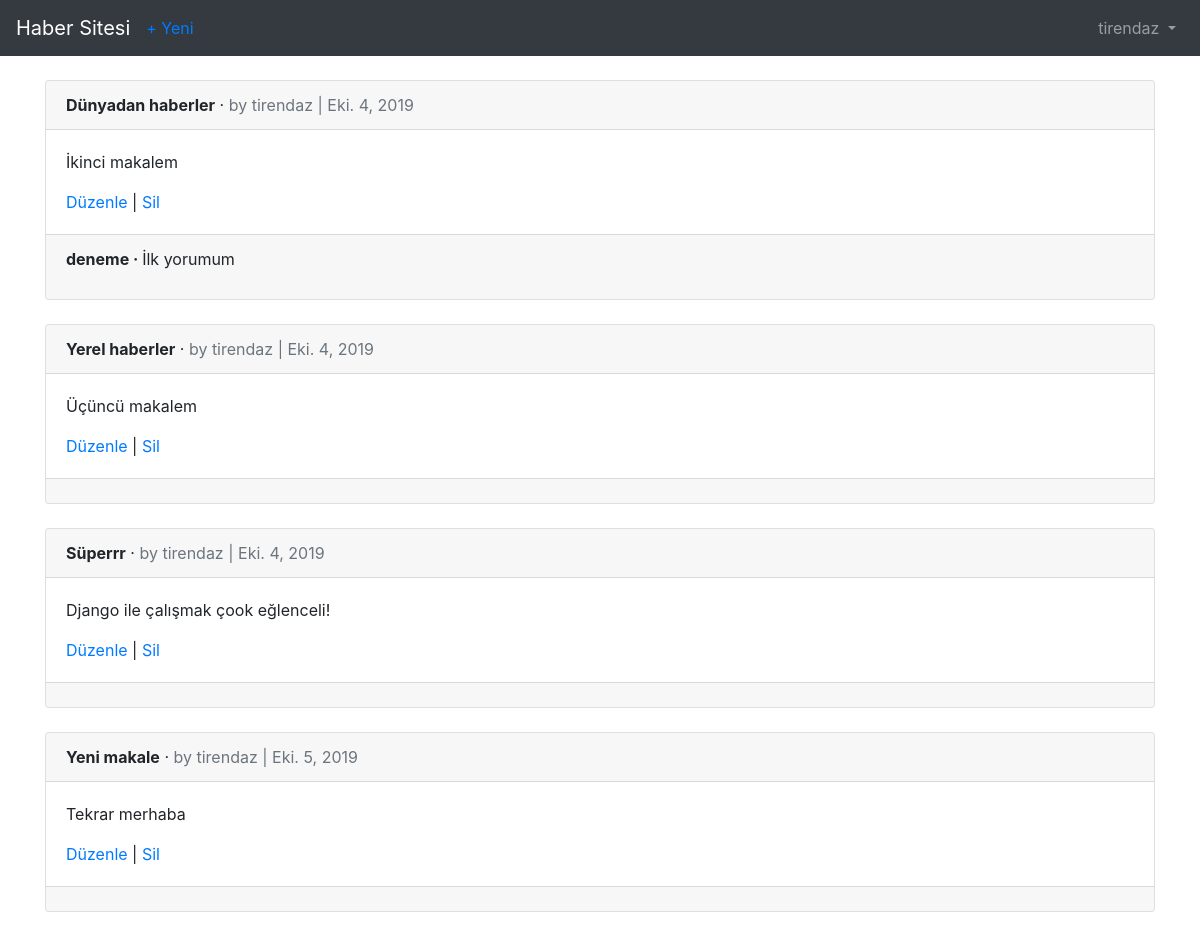
The page /articles/ (signed in) on the database its author committed.
### users/models.py (models this page shows)
class CustomUser (AbstractUser):
    age=models.PositiveIntegerField( null=True, blank=True)

### articles/models.py (models this page shows, shortened)
class Article(models.Model):
    title = models.CharField(max_length=250, verbose_name='Başlık')
    body = models.TextField(verbose_name='Metin')
    date= models.DateField( auto_now_add=True, verbose_name='Tarih')
    author= models.ForeignKey(get_user_model(), on_delete=models.CASCADE,
        verbose_name='Yazar')

class Comment(models.Model):
    article=models.ForeignKey(Article,
                              verbose_name=("Makale"),
                              on_delete=models.CASCADE,
                              related_name='comments')
    comment=models.CharField(max_length=160, verbose_name=("Yorum") )
    author= models.ForeignKey(get_user_model(), verbose_name=("Yazar"), on_delete=models.CASCADE)
    def __str__(self):
        return self.comment

### articles/views.py (the view)
# urls.py: path('',ArticleListView.as_view(), name='article_list'),
class ArticleListView(LoginRequiredMixin, ListView):
    model = Article
    template_name = "article_list.html"
    login_url='login'

### Templates/article_list.html (shortened to what this page needs)
{% extends 'base.html' %}
{% block content %}
	{% for article in object_list %}
		<div class="card">
			<div class="card-header">
				<span class="font-weight-bold">{{ article.title }}</span> &middot;
				<span class="text-muted">by {{ article.author }} |
				{{ article.date }}</span>
			</div>
			<div class="card-body">
				<p>{{ article.body }}</p>
				<a href="{% url 'article_edit' article.pk %}">Düzenle</a> |
				<a href="{% url 'article_delete' article.pk %}">Sil</a>
			</div>
			<div class="card-footer">
				{% for comment in article.comments.all %}
					<p>
						<span class="font-weight-bold">{{ comment.author }} &middot; </span>
						{{ comment }}
					</p>
				{% endfor %}
			</div>
		</div>
	<br/>
	{% endfor %}
{% endblock content %}

### Templates/base.html (shortened to what this page needs)
{% load static %}
<html>
<head>
	<link rel='stylesheet' href="{% static 'css/bootstrap.min.css' %}">
</head>
<body>
	<nav class="navbar navbar-expand-md navbar-dark bg-dark mb-4">
		<a class="navbar-brand" href="{% url 'home' %}">Haber Sitesi</a>
	<div class="collapse navbar-collapse" id="navbarCollapse">
		{% if user.is_authenticated %}
			<ul class="navbar-nav mr-auto">
				<li class="nav-item"><a href="{% url 'article_new' %}">+ Yeni</a></li>
			</ul>
			<ul class="navbar-nav ml-auto">
				<li class="nav-item">
					<a class="nav-link dropdown-toggle" href="#" id="userMenu"
						data-toggle="dropdown" aria-haspopup="true"
						aria-expanded="false">
						{{ user.username }}
					</a>
				</li>
			</ul>
		{% endif %}
	</div>
	</nav>
	<div class="container">
		{% block content %}
		{% endblock content %}
	</div>
</body>
</html>

### rows shown on the page
CustomUser: username "tirendaz"
Article: title "Dünyadan haberler", author "tirendaz", date "Eki. 4, 2019", body "İkinci makalem"
Comment: author "deneme", comment "İlk yorumum"
Article: title "Yerel haberler", author "tirendaz", date "Eki. 4, 2019", body "Üçüncü makalem"
Article: title "Süperrr", author "tirendaz", date "Eki. 4, 2019", body "Django ile çalışmak çook eğlenceli!"
Article: title "Yeni makale", author "tirendaz", date "Eki. 5, 2019", body "Tekrar merhaba"
